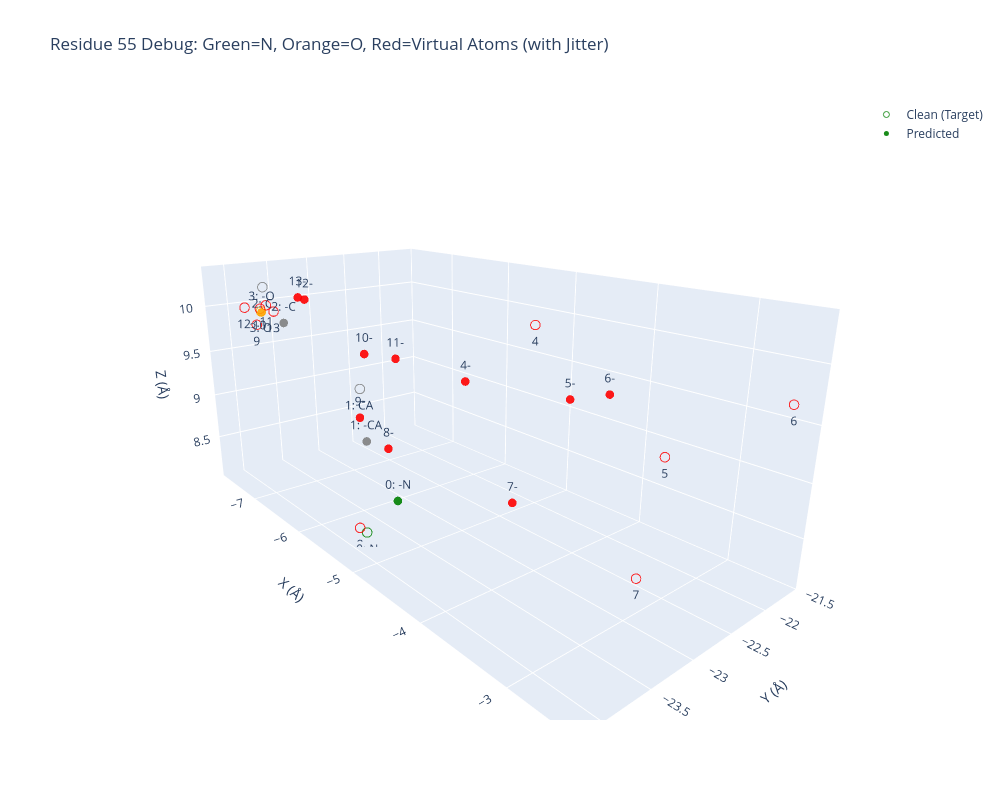

Notebook code cell kept with this figure:
### Code cell
import torch
import numpy as np
import plotly.graph_objects as go

# 【新增函数：计算并打印虚拟原子到 N 和 O 的距离】
def print_virtual_atom_distances(coords_noisy: torch.Tensor, res_idx: int):
    """计算预测结构中虚拟原子(4-13)到 N(0) 和 O(3) 的欧氏距离(埃)"""
    # 获取特定残基的坐标 (注意：这里直接计算原始预测坐标，不加 jitter)
    atoms = coords_noisy[res_idx].cpu().numpy()
    
    n_coord = atoms[0]
    o_coord = atoms[3]
    
    print(f"\n=== 残基 {res_idx} 预测结构(Noisy) 虚拟原子距离分析 ===")
    print(f"{'Atom':<8} | {'Dist to N (Å)':<15} | {'Dist to O (Å)':<15}")
    print("-" * 42)
    
    for i in range(4, 14):
        v_coord = atoms[i]
        dist_to_n = np.linalg.norm(v_coord - n_coord)
        dist_to_o = np.linalg.norm(v_coord - o_coord)
        print(f"Atom {i:<3} | {dist_to_n:<15.4f} | {dist_to_o:<15.4f}")
    print("==========================================\n")


def interactive_visualize(
    coords_clean: torch.Tensor,
    coords_noisy: torch.Tensor,
    res_idx: int = 0,  
    output_html: str = None
):
    """Plotly 交互式 3D 图，用于调试 atom14 表示法中虚拟原子的空间分布"""
    
    # 提取坐标时加上 .copy()，避免原地修改影响外部数据
    clean_atoms = coords_clean[res_idx].cpu().numpy().copy()
    noisy_atoms = coords_noisy[res_idx].cpu().numpy().copy()
    
    # 【新增：添加虚伪的微小扰动】
    # 给虚拟原子（索引 4~13）加上正态分布的随机位移，以便在 3D 图中散开
    jitter_scale = 0.1  # 扰动大小 (Å)，如果还是看不清可以稍微调大
    clean_atoms[4:14] += np.random.normal(scale=jitter_scale, size=(10, 3))
    noisy_atoms[4:14] += np.random.normal(scale=jitter_scale, size=(10, 3))
    
    # 为14个原子生成悬停标签，方便你在网页上确认是哪个原子
    atom_labels = []
    for i in range(14):
        if i == 0: atom_labels.append("0: N")
        elif i == 1: atom_labels.append("1: CA")
        elif i == 2: atom_labels.append("2: C")
        elif i == 3: atom_labels.append("3: O")
        else: atom_labels.append(f"{i}")
        # else: atom_labels.append(f"{i}: Virtual/Side")

    
    atom_labels2 = []
    for i in range(14):
        if i == 0: atom_labels2.append("0: -N")
        elif i == 1: atom_labels2.append("1: -CA")
        elif i == 2: atom_labels2.append("2: -C")
        elif i == 3: atom_labels2.append("3: -O")
        else: atom_labels2.append(f"{i}-")

    # 颜色编码：N设为绿色，O设为橙色，CA/C设为灰色，虚拟原子设为红色
    marker_colors = ['green' if i==0 else 'orange' if i==3 else 'gray' if i in [1,2] else 'red' for i in range(14)]

    fig = go.Figure()
    
    # 原始/真实结构 (Clean) 
    fig.add_trace(go.Scatter3d(
        x=clean_atoms[:, 0], y=clean_atoms[:, 1], z=clean_atoms[:, 2],
        mode='markers+text',
        text=atom_labels,
        textposition="bottom center",
        name='Clean (Target)',
        marker=dict(size=6, color=marker_colors, symbol='circle-open', opacity=0.8) # 'blue'
    ))
    
    # 预测结构 (Predicted) 
    fig.add_trace(go.Scatter3d(
        x=noisy_atoms[:, 0], y=noisy_atoms[:, 1], z=noisy_atoms[:, 2],
        mode='markers+text',
        text=atom_labels2,
        textposition="top center",
        name='Predicted',
        marker=dict(size=5, color=marker_colors, opacity=0.9)
    ))
    
    fig.update_layout(
        title=f"Residue {res_idx} Debug: Green=N, Orange=O, Red=Virtual Atoms (with Jitter)",
        scene=dict(
            xaxis_title='X (Å)',
            yaxis_title='Y (Å)',
            zaxis_title='Z (Å)',
            aspectmode='data'  
        ),
        width=1000,
        height=800
    )
    
    if output_html:
        fig.write_html(output_html)
        print(f"✅ Interactive plot saved: {output_html}")
    
    fig.show()
    

# 加载文件
loaded_dict = torch.load(
    '/root/private_data/luog/codex/IgGM2/see/seefile/S613_1782025851.pt', 
    map_location='cpu',    
    weights_only=True       
)

# 提取你想要查看的数据片段
coords_clean_segment = loaded_dict['clean'].squeeze(0).detach()[:,:,:] # clean
coords_noisy_segment = loaded_dict['pre'].squeeze(0).detach()[:,:,:] # pre 
target_res_idx = 55

# 【新增调用：在画图前打印距离信息】
print_virtual_atom_distances(
    coords_noisy=coords_noisy_segment, 
    res_idx=target_res_idx
)

# 使用示例：检查残基的预测情况
interactive_visualize(
    coords_clean = coords_clean_segment,
    coords_noisy = coords_noisy_segment,
    res_idx = target_res_idx  
)

### Figure 1 — Plotly figure (JSON) as saved in the notebook; plotly's stock layout.template omitted (floating-point values rounded to 4 significant figures)
{"data": [{"marker": {"color": ["green", "gray", "gray", "orange", "red", "red", "red", "red", "red", "red", "red", "red", "red", "red"], "opacity": 0.8, "size": 6, "symbol": "circle-open"}, "mode": "markers+text", "name": "Clean (Target)", "text": ["0: N", "1: CA", "2: C", "3: O", "4", "5", "6", "7", "8", "9", "10", "11", "12", "13"], "textposition": "bottom center", "type": "scatter3d", "x": [-5.36, -5.241, -6.556, -7.613, -4.488, -3.062, -2.56, -2.516, -5.492, -7.614, -7.626, -7.68, -7.597, -7.525], "y": [-23.87, -23.95, -24.17, -23.72, -22.58, -22.54, -21.58, -23.55, -23.87, -23.78, -23.73, -23.63, -23.92, -23.62], "z": [8.149, 9.609, 10.35, 9.917, 10.11, 9.28, 9.639, 8.835, 8.144, 9.774, 9.943, 9.964, 9.982, 9.914]}, {"marker": {"color": ["green", "gray", "gray", "orange", "red", "red", "red", "red", "red", "red", "red", "red", "red", "red"], "opacity": 0.9, "size": 5}, "mode": "markers+text", "name": "Predicted", "text": ["0: -N", "1: -CA", "2: -C", "3: -O", "4-", "5-", "6-", "7-", "8-", "9-", "10-", "11-", "12-", "13-"], "textposition": "top center", "type": "scatter3d", "x": [-5.844, -5.672, -6.578, -6.938, -4.753, -3.865, -3.452, -3.85, -5.887, -6.38, -6.084, -5.958, -6.729, -6.874], "y": [-23.18, -23.64, -23.96, -24.02, -23.16, -22.77, -22.77, -23.42, -23.25, -23.27, -23.37, -23.08, -23.64, -23.64], "z": [8.094, 8.922, 9.98, 10.04, 9.639, 9.607, 9.747, 8.868, 8.686, 8.898, 9.666, 9.595, 10.16, 10.16]}], "layout": {"height": 800, "scene": {"aspectmode": "data", "aspectratio": {"x": 1.658, "y": 0.8307, "z": 0.726}, "camera": {"center": {"x": 0, "y": 0, "z": 0}, "eye": {"x": 1.58, "y": -1.316, "z": 0.6764}, "projection": {"type": "perspective"}, "up": {"x": 0, "y": 0, "z": 1}}, "xaxis": {"title": {"text": "X (Å)"}, "type": "linear"}, "yaxis": {"title": {"text": "Y (Å)"}, "type": "linear"}, "zaxis": {"title": {"text": "Z (Å)"}, "type": "linear"}}, "title": {"text": "Residue 55 Debug: Green=N, Orange=O, Red=Virtual Atoms (with Jitter)"}, "width": 1000}}
